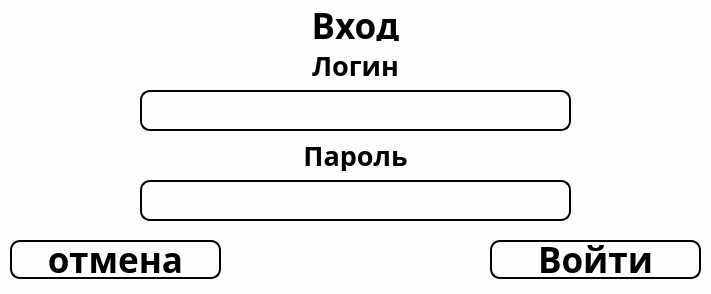
<?xml version="1.0" encoding="UTF-8"?>
<ui version="4.0">
 <class>Dialog</class>
 <widget class="QDialog" name="Dialog">
  <property name="geometry">
   <rect>
    <x>0</x>
    <y>0</y>
    <width>711</width>
    <height>294</height>
   </rect>
  </property>
  <property name="windowTitle">
   <string>Dialog</string>
  </property>
  <property name="styleSheet">
   <string notr="true">background: rgb(254,254,254)</string>
  </property>
  <widget class="QLabel" name="label_2">
   <property name="geometry">
    <rect>
     <x>0</x>
     <y>10</y>
     <width>711</width>
     <height>31</height>
    </rect>
   </property>
   <property name="font">
    <font>
     <family>Futurespore Cyrillic</family>
     <pointsize>26</pointsize>
     <weight>50</weight>
     <italic>false</italic>
     <bold>false</bold>
    </font>
   </property>
   <property name="styleSheet">
    <string notr="true">font-weight: bold;
color: black;
font: 26pt &quot;Futurespore Cyrillic&quot;;</string>
   </property>
   <property name="text">
    <string>Вход</string>
   </property>
   <property name="alignment">
    <set>Qt::AlignCenter</set>
   </property>
   <property name="margin">
    <number>3</number>
   </property>
   <property name="indent">
    <number>0</number>
   </property>
  </widget>
  <widget class="QLineEdit" name="login">
   <property name="geometry">
    <rect>
     <x>140</x>
     <y>90</y>
     <width>431</width>
     <height>41</height>
    </rect>
   </property>
   <property name="styleSheet">
    <string notr="true">border: 2px solid #000;
border-radius: 10px;
border-style: outset;
color: black;
font-weight: bold;
font: 26pt &quot;HelveticaNeueCyr&quot;;</string>
   </property>
  </widget>
  <widget class="QLineEdit" name="lineEdit_2">
   <property name="geometry">
    <rect>
     <x>140</x>
     <y>180</y>
     <width>431</width>
     <height>41</height>
    </rect>
   </property>
   <property name="styleSheet">
    <string notr="true">border: 2px solid #000;
border-radius: 10px;
border-style: outset;
color: black;
font-weight: bold;
font: 26pt &quot;HelveticaNeueCyr&quot;;</string>
   </property>
  </widget>
  <widget class="QLabel" name="label_3">
   <property name="geometry">
    <rect>
     <x>0</x>
     <y>50</y>
     <width>711</width>
     <height>31</height>
    </rect>
   </property>
   <property name="font">
    <font>
     <family>Futurespore Cyrillic</family>
     <pointsize>20</pointsize>
     <weight>50</weight>
     <italic>false</italic>
     <bold>false</bold>
    </font>
   </property>
   <property name="styleSheet">
    <string notr="true">font-weight: bold;
color: black;
font: 20pt &quot;Futurespore Cyrillic&quot;;</string>
   </property>
   <property name="text">
    <string>Логин</string>
   </property>
   <property name="alignment">
    <set>Qt::AlignCenter</set>
   </property>
   <property name="margin">
    <number>3</number>
   </property>
   <property name="indent">
    <number>0</number>
   </property>
  </widget>
  <widget class="QLabel" name="label_4">
   <property name="geometry">
    <rect>
     <x>0</x>
     <y>140</y>
     <width>711</width>
     <height>31</height>
    </rect>
   </property>
   <property name="font">
    <font>
     <family>Futurespore Cyrillic</family>
     <pointsize>20</pointsize>
     <weight>50</weight>
     <italic>false</italic>
     <bold>false</bold>
    </font>
   </property>
   <property name="styleSheet">
    <string notr="true">font-weight: bold;
color: black;
font: 20pt &quot;Futurespore Cyrillic&quot;;</string>
   </property>
   <property name="text">
    <string>Пароль</string>
   </property>
   <property name="alignment">
    <set>Qt::AlignCenter</set>
   </property>
   <property name="margin">
    <number>3</number>
   </property>
   <property name="indent">
    <number>0</number>
   </property>
  </widget>
  <widget class="QPushButton" name="enter">
   <property name="geometry">
    <rect>
     <x>490</x>
     <y>240</y>
     <width>211</width>
     <height>39</height>
    </rect>
   </property>
   <property name="font">
    <font>
     <family>Futurespore Cyrillic</family>
     <pointsize>26</pointsize>
     <weight>50</weight>
     <italic>false</italic>
     <bold>false</bold>
    </font>
   </property>
   <property name="styleSheet">
    <string notr="true">QPushButton:pressed {
border: 0px solid #000;
border-radius: 10px;
border-style: outset;
background: black;
color: rgb(254,254,254);
font-weight: bold;
font: 26pt &quot;Futurespore Cyrillic&quot;;
}
QPushButton {
border: 2px solid #000;
border-radius: 10px;
border-style: outset;
color: black;
font-weight: bold;
font: 26pt &quot;Futurespore Cyrillic&quot;;
}</string>
   </property>
   <property name="text">
    <string>Войти</string>
   </property>
   <property name="autoDefault">
    <bool>true</bool>
   </property>
  </widget>
  <widget class="QPushButton" name="escape">
   <property name="geometry">
    <rect>
     <x>10</x>
     <y>240</y>
     <width>211</width>
     <height>39</height>
    </rect>
   </property>
   <property name="font">
    <font>
     <family>Futurespore Cyrillic</family>
     <pointsize>26</pointsize>
     <weight>50</weight>
     <italic>false</italic>
     <bold>false</bold>
    </font>
   </property>
   <property name="styleSheet">
    <string notr="true">QPushButton:pressed {
border: 0px solid #000;
border-radius: 10px;
border-style: outset;
background: black;
color: rgb(254,254,254);
font-weight: bold;
font: 26pt &quot;Futurespore Cyrillic&quot;;
}
QPushButton {
border: 2px solid #000;
border-radius: 10px;
border-style: outset;
color: black;
font-weight: bold;
font: 26pt &quot;Futurespore Cyrillic&quot;;
}</string>
   </property>
   <property name="text">
    <string>отмена</string>
   </property>
   <property name="autoDefault">
    <bool>true</bool>
   </property>
  </widget>
 </widget>
 <resources/>
 <connections/>
</ui>
